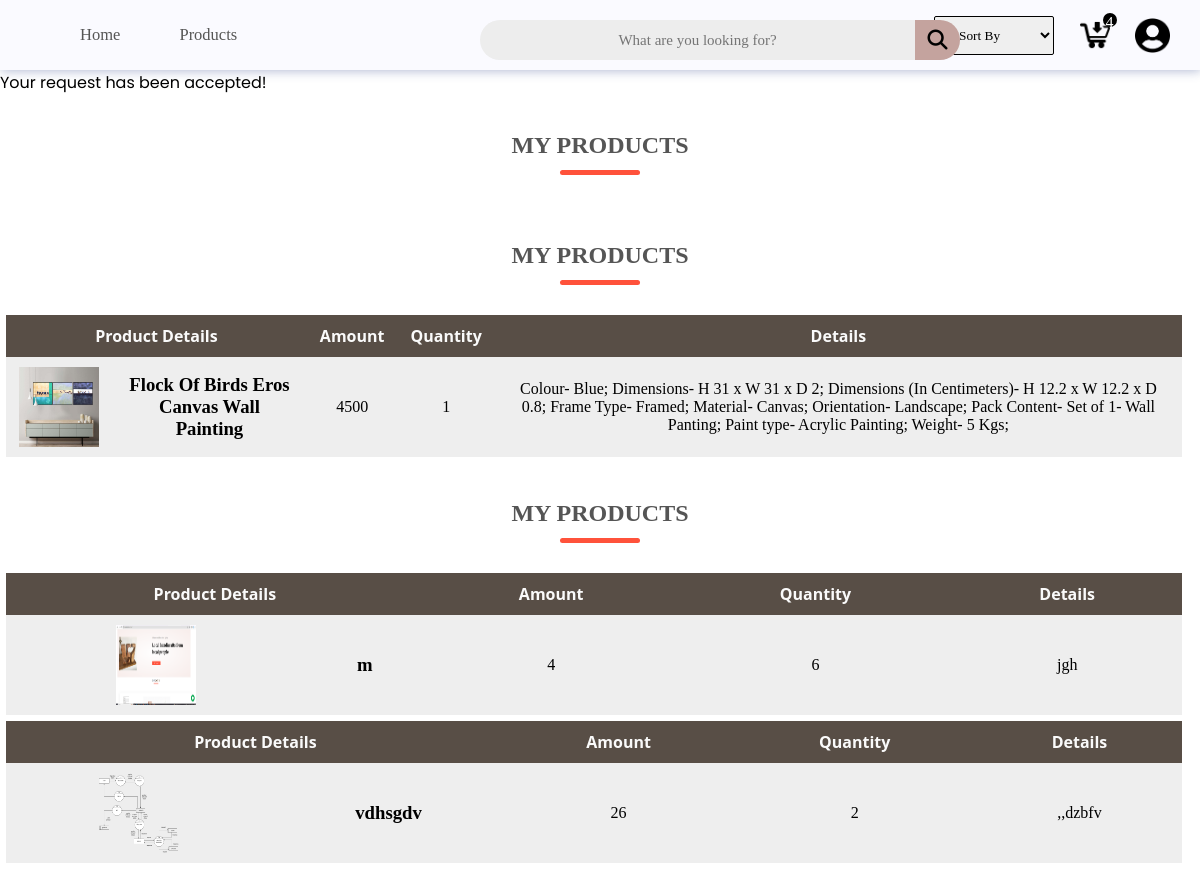
/user/my_products.php?productID=49 (signed in), run on the app's committed database.
### tables this page shows
CREATE TABLE `products` (
  `product_id` int(11) NOT NULL,
  `product_name` varchar(100) NOT NULL,
  `product_price` int(11) NOT NULL,
  `product_details` varchar(50000) NOT NULL,
  `product_image` varchar(100) NOT NULL,
  `category_id` int(11) NOT NULL,
  `product_qty` int(11) NOT NULL,
  `upload_type` int(11) NOT NULL,
  `sales` int(11) NOT NULL,
  `rating` varchar(20) NOT NULL
);

### user/my_products.php (the view, shortened to what this page needs)
<?php
require_once 'connection.php';
$my_products= mysqli_query($conn, "SELECT * FROM seller where user_id= '".$_SESSION['user_id']."' ");
if(mysqli_num_rows($my_products)>0){
    while($id=mysqli_fetch_assoc($my_products)){
    $pid=$id['product_id'];
    $products= mysqli_query($conn, "SELECT * from products where product_id ='$pid' ");
    if($products){
    while($data= mysqli_fetch_assoc($products)){
?>
<!DOCTYPE html>
<html lang="en">
<head>
  <link rel="stylesheet" href="https://stackpath.bootstrapcdn.com/font-awesome/4.7.0/css/font-awesome.min.css" />
  <link rel="stylesheet" href="css/all.min.css">
  <link rel="stylesheet" href="css/style4.css" />
  </head>
<body>
<h2 class="title"> MY PRODUCTS</h2>
  <table class="products">
    <tr>
      <th colspan="2">Product Details</th>
      <th>Amount</th>
      <th>Quantity</th>
      <th>Details</th>
    </tr>
    <tr>
            <td><img src="<?php echo $data["product_image"]; ?>" alt="" style="height:80px; width:80px;"></td>
            <td>
              <h3>
                <?php echo $data['product_name'] ?>
              </h3>
    </td>
    <td>
              <?php echo $data['product_price'] ?>
            </td>
            <td>
              <?php echo $data['product_qty'] ?>
            </td>
            <td>
              <?php echo $data['product_details'] ?>
            </td>
<?php
    }
    }
}
}
?>
</body>
</html>

### user/css/headerstyle.css (style rules this page uses)
* { margin: 0; padding: 0; box-sizing: border-box; scroll-behavior: smooth; font-family: Cambria, Cochin, Georgia, Times, 'Times New Roman', serif; text-decoration: none; color: black; }
body { font-family: "Poppins", sans-serif; justify-content: center; align-items: center; }

### user/css/style4.css (style rules this page uses)
.title { padding-top: 20px; text-align: center; margin: 0 auto 30px; position: relative; line-height: 60px; color: #555; }
.title::after { content: ""; background: #ff523b; width: 80px; height: 5px; border-radius: 5px; position: absolute; bottom: 0; left: 50%; transform: translateX(-50%); }

### user/my_products.php (style rules this page uses)
table { margin-top: 10px; width: 98%; border-collapse: collapse; border-spacing: 0; margin: 6px; border-radius: 12px 12px 0 0; }
td, th { padding: 10px 13px; text-align: center; }
th { background-color: #584e46; color: #fafafa; font-family: 'Open Sans', Sans-serif; font-weight: bold; }
tr { width: 100%; background-color: #fafafa; font-family: 'Montserrat', sans-serif; }
tr:nth-child(even) { background-color: #eeeeee; }

### data on the page
products: product_image (picture), product_name "Flock Of Birds Eros Canvas Wall Painting", product_price "4500", product_qty "1", product_details "Colour- Blue; Dimensions- H 31 x W 31 x D 2; Dimensions (In Centimeters)- H 12.2 x W 12.2 x D 0.8; Frame Type- Framed; Material- Canvas; Orientation- Landscape; Pack Content- Set of 1- Wall Panting; Paint type- Acrylic Painting; Weight- 5 Kgs;"
products: product_image (picture), product_name "m", product_price "4", product_qty "6", product_details "jgh"
products: product_image (picture), product_name "vdhsgdv", product_price "26", product_qty "2", product_details ",,dzbfv"

### other printed values
mysqli_num_rows($all_cart) "4"
